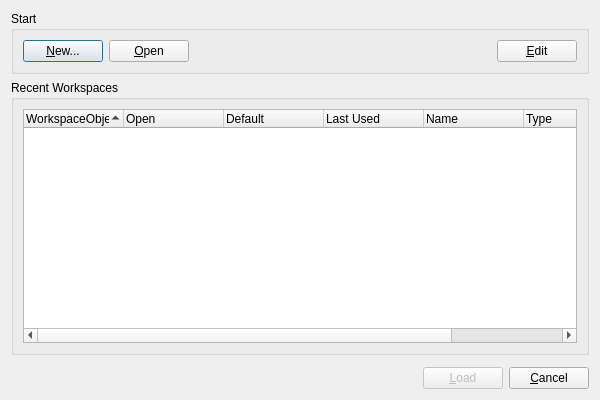
<?xml version="1.0" encoding="UTF-8"?>
<ui version="4.0">
 <class>SelectWorkspaceDialog</class>
 <widget class="QDialog" name="SelectWorkspaceDialog">
  <property name="windowModality">
   <enum>Qt::NonModal</enum>
  </property>
  <property name="geometry">
   <rect>
    <x>0</x>
    <y>0</y>
    <width>600</width>
    <height>400</height>
   </rect>
  </property>
  <property name="windowTitle">
   <string>Manage Projects</string>
  </property>
  <layout class="QVBoxLayout" name="verticalLayout">
   <item>
    <widget class="QGroupBox" name="groupBoxStart">
     <property name="baseSize">
      <size>
       <width>0</width>
       <height>0</height>
      </size>
     </property>
     <property name="title">
      <string>Start</string>
     </property>
     <layout class="QHBoxLayout" name="horizontalLayout_5">
      <item>
       <widget class="QPushButton" name="buttonNewWorkspace">
        <property name="toolTip">
         <string>Create a new Workspace.</string>
        </property>
        <property name="text">
         <string>&amp;New...</string>
        </property>
       </widget>
      </item>
      <item>
       <widget class="QPushButton" name="buttonLoadWorkspace">
        <property name="toolTip">
         <string>Open an existing workspace.</string>
        </property>
        <property name="text">
         <string>&amp;Open</string>
        </property>
       </widget>
      </item>
      <item>
       <spacer name="horizontalSpacer_2">
        <property name="orientation">
         <enum>Qt::Horizontal</enum>
        </property>
        <property name="sizeHint" stdset="0">
         <size>
          <width>40</width>
          <height>20</height>
         </size>
        </property>
       </spacer>
      </item>
      <item>
       <widget class="QPushButton" name="buttonEditWorkspace">
        <property name="toolTip">
         <string>Edit a workspace.</string>
        </property>
        <property name="text">
         <string>&amp;Edit</string>
        </property>
       </widget>
      </item>
     </layout>
    </widget>
   </item>
   <item>
    <widget class="QGroupBox" name="groupBoxRecent">
     <property name="sizePolicy">
      <sizepolicy hsizetype="Expanding" vsizetype="Expanding">
       <horstretch>0</horstretch>
       <verstretch>0</verstretch>
      </sizepolicy>
     </property>
     <property name="title">
      <string>Recent Workspaces</string>
     </property>
     <layout class="QVBoxLayout" name="verticalLayout_4">
      <item>
       <widget class="QTreeWidget" name="treeWidgetRecentWorkspace">
        <property name="alternatingRowColors">
         <bool>true</bool>
        </property>
        <property name="selectionMode">
         <enum>QAbstractItemView::ContiguousSelection</enum>
        </property>
        <property name="iconSize">
         <size>
          <width>6</width>
          <height>6</height>
         </size>
        </property>
        <property name="rootIsDecorated">
         <bool>false</bool>
        </property>
        <property name="sortingEnabled">
         <bool>true</bool>
        </property>
        <property name="animated">
         <bool>true</bool>
        </property>
        <attribute name="headerCascadingSectionResizes">
         <bool>true</bool>
        </attribute>
        <attribute name="headerMinimumSectionSize">
         <number>15</number>
        </attribute>
        <column>
         <property name="text">
          <string>WorkspaceObject</string>
         </property>
        </column>
        <column>
         <property name="text">
          <string>Open</string>
         </property>
        </column>
        <column>
         <property name="text">
          <string>Default</string>
         </property>
        </column>
        <column>
         <property name="text">
          <string>Last Used</string>
         </property>
        </column>
        <column>
         <property name="text">
          <string>Name</string>
         </property>
        </column>
        <column>
         <property name="text">
          <string>Type</string>
         </property>
        </column>
        <column>
         <property name="text">
          <string>Connection String</string>
         </property>
        </column>
       </widget>
      </item>
     </layout>
    </widget>
   </item>
   <item>
    <layout class="QHBoxLayout" name="horizontallLayoutSelectedWorkspace">
     <property name="topMargin">
      <number>6</number>
     </property>
     <item>
      <spacer name="horizontalSpacer_4">
       <property name="orientation">
        <enum>Qt::Horizontal</enum>
       </property>
       <property name="sizeHint" stdset="0">
        <size>
         <width>40</width>
         <height>20</height>
        </size>
       </property>
      </spacer>
     </item>
     <item>
      <widget class="QPushButton" name="buttonAcceptDialog">
       <property name="enabled">
        <bool>false</bool>
       </property>
       <property name="toolTip">
        <string>Load selected workspace from recent used list.</string>
       </property>
       <property name="text">
        <string>&amp;Load</string>
       </property>
       <property name="shortcut">
        <string>Ctrl+O</string>
       </property>
      </widget>
     </item>
     <item>
      <widget class="QPushButton" name="buttonCancelDialog">
       <property name="text">
        <string>&amp;Cancel</string>
       </property>
      </widget>
     </item>
    </layout>
   </item>
  </layout>
 </widget>
 <resources/>
 <connections>
  <connection>
   <sender>buttonCancelDialog</sender>
   <signal>released()</signal>
   <receiver>SelectWorkspaceDialog</receiver>
   <slot>reject()</slot>
   <hints>
    <hint type="sourcelabel">
     <x>789</x>
     <y>629</y>
    </hint>
    <hint type="destinationlabel">
     <x>387</x>
     <y>254</y>
    </hint>
   </hints>
  </connection>
  <connection>
   <sender>buttonNewWorkspace</sender>
   <signal>released()</signal>
   <receiver>SelectWorkspaceDialog</receiver>
   <slot>showDialogNewWorkspace()</slot>
   <hints>
    <hint type="sourcelabel">
     <x>60</x>
     <y>48</y>
    </hint>
    <hint type="destinationlabel">
     <x>319</x>
     <y>239</y>
    </hint>
   </hints>
  </connection>
  <connection>
   <sender>buttonLoadWorkspace</sender>
   <signal>released()</signal>
   <receiver>SelectWorkspaceDialog</receiver>
   <slot>showDialogLoadWorkspace()</slot>
   <hints>
    <hint type="sourcelabel">
     <x>146</x>
     <y>48</y>
    </hint>
    <hint type="destinationlabel">
     <x>639</x>
     <y>465</y>
    </hint>
   </hints>
  </connection>
  <connection>
   <sender>buttonAcceptDialog</sender>
   <signal>released()</signal>
   <receiver>SelectWorkspaceDialog</receiver>
   <slot>accept()</slot>
   <hints>
    <hint type="sourcelabel">
     <x>703</x>
     <y>629</y>
    </hint>
    <hint type="destinationlabel">
     <x>387</x>
     <y>254</y>
    </hint>
   </hints>
  </connection>
  <connection>
   <sender>buttonEditWorkspace</sender>
   <signal>released()</signal>
   <receiver>SelectWorkspaceDialog</receiver>
   <slot>showDialogEditWorkspace()</slot>
   <hints>
    <hint type="sourcelabel">
     <x>318</x>
     <y>48</y>
    </hint>
    <hint type="destinationlabel">
     <x>299</x>
     <y>199</y>
    </hint>
   </hints>
  </connection>
 </connections>
 <slots>
  <slot>selectWorkspaceDialogAccepted()</slot>
  <slot>removeWorkspaceFromRecentUsedList()</slot>
  <slot>removeAllWorkspacesFromRecentUsedList()</slot>
  <slot>selectedWorkspaceDescriptionChanged()</slot>
  <slot>selectedWorkspaceNameChanged(QString)</slot>
  <slot>showDialogNewWorkspace()</slot>
  <slot>showDialogLoadWorkspace()</slot>
  <slot>showDialogEditWorkspace()</slot>
 </slots>
</ui>
